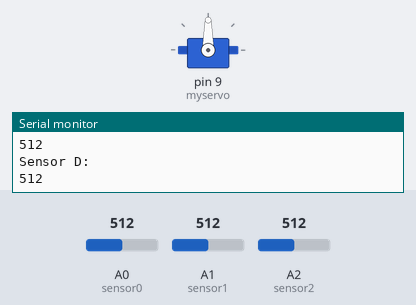
Recording of a sketch running on a simulated Arduino Uno, built with avr-gcc and run on an emulated ATmega328P. On the bench: servo, the last lines printed to the serial monitor. The test bench sets the inputs (shaded band); at power-on: A1 (sensor1) = 512, A0 (sensor0) = 512, A2 (sensor2) = 512.

Above: at 1.8 s.
1.9 s: A1 (sensor1) set to 530
At 2.3 s:
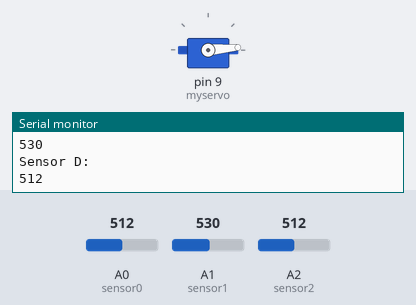
6.0 s: A0 (sensor0) set to 716
10.1 s: A0 (sensor0) set to 545
13.2 s: A0 (sensor0) set to 521
At 21.8 s:
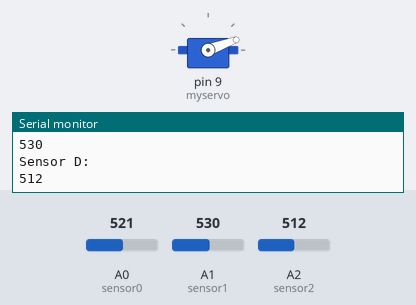
At 25.7 s:
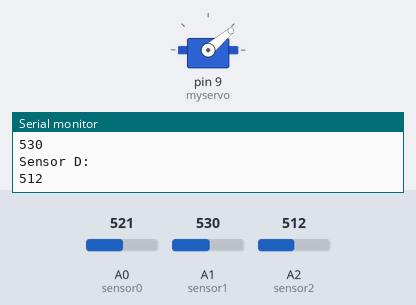
Timing chart, 0 to 27.5 s (numbered marks = the images above; inputs shaded):
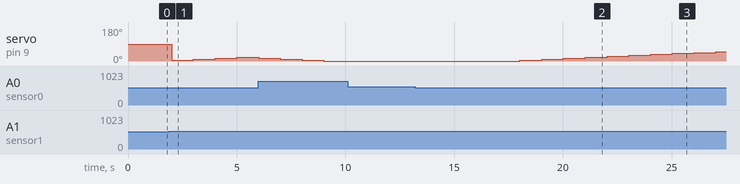

The sketch:

Girassol_Eletronico.ino
```cpp
/*
Projeto Girassol Eletronico
Marlon Prudente
Geovana Franco
*/
#include <Servo.h>
//Pino analógico em que o sensor está conectado.
int sensor0 = 0;
int sensor1 = 1;
int sensor2 = 2;
int pos = 0;
Servo myservo;


//variável usada para ler o valor do sensor em tempo real.
int valorSensorE = 0;
int valorSensorC = 0;
int valorSensorD = 0;

//Método setup, executado uma vez ao ligar o Arduino.
void setup(){
  //Ativando o serial monitor que exibirá os
  //valores lidos no sensor.
  myservo.attach(9);
  Serial.begin(9600);
}
//Método loop, executado enquanto o Arduino estiver ligado.
void loop(){

  //Lendo o valor do sensor.
  int valorSensorE = analogRead(sensor0);
  int valorSensorC = analogRead(sensor1);
  int valorSensorD = analogRead(sensor2);

  //Exibindo o valor do sensor no serial monitor.
  Serial.println("Sensor E:  ");
  Serial.println(valorSensorE);
    Serial.println("\nSensor C:  ");
  Serial.println(valorSensorC);
    Serial.println("\nSensor D:  ");
  Serial.println(valorSensorD);

  if(valorSensorE < valorSensorC )
  {
       pos = pos + 5;
       myservo.write(pos);
  }
  else if(valorSensorD < valorSensorC )
  {
    pos = pos - 5;
    myservo.write(pos);
  }
  else
  {
    //myservo.write(0);
  }

  delay(1000);
}
```

Measured:
- the behaviour switches between 512 and 513 on A1 (sensor1) (found by bisection; images 0 and 1)
- after the input at 1.9 s, servo on pin 9 (myservo): 90° → 5° after 0.10 s, → 10° 1.0 s later, → 15° 1.0 s later, → 20° 1.0 s later
- after the input at 13.2 s, servo on pin 9 (myservo): moves from 0° to 50° over 9.0 s, starting after 4.8 s
